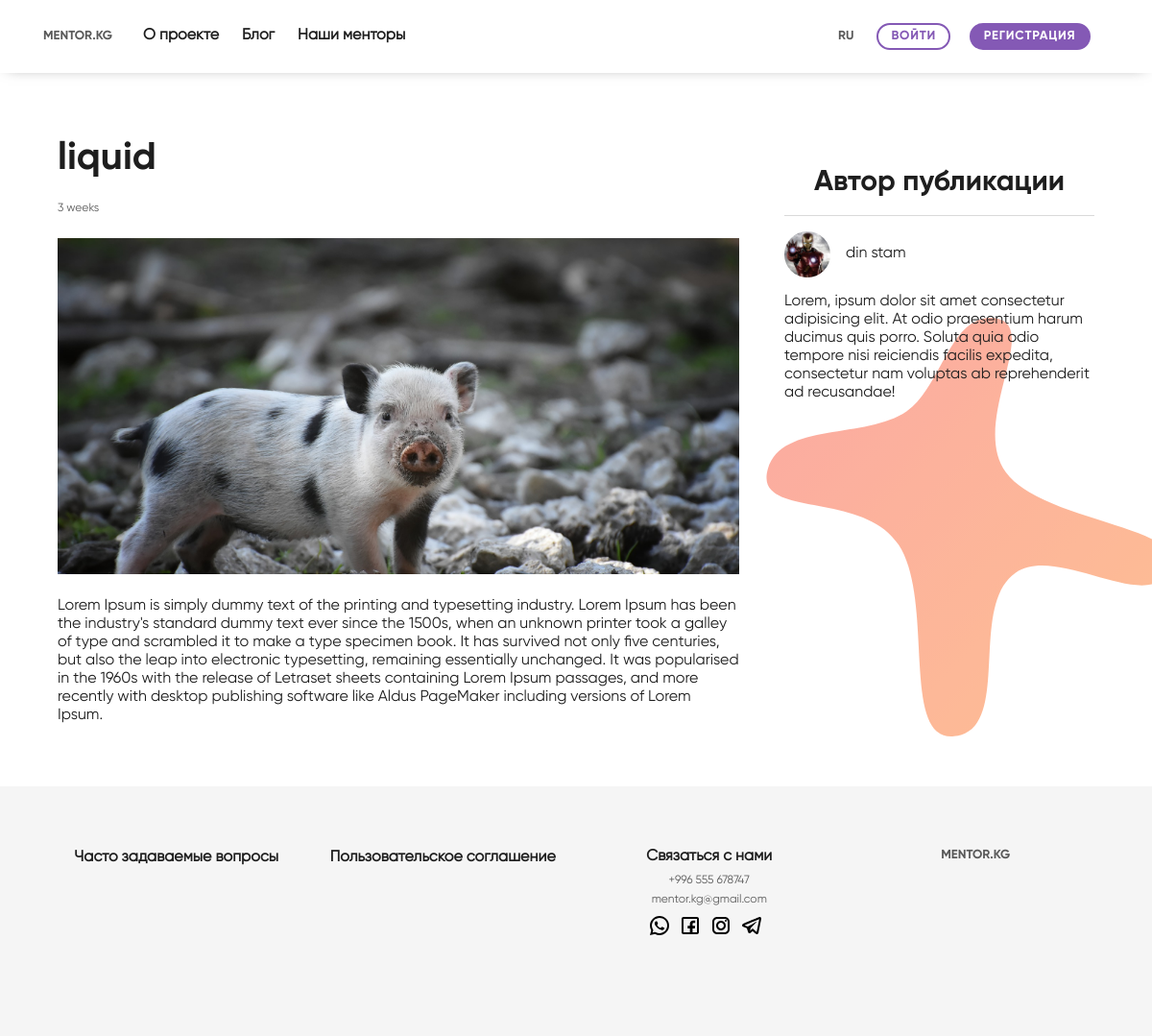
The app's page /blog/2/ with its own data.
### blog/models.py (models this page shows, shortened)
class Blog(models.Model):
    user = models.ForeignKey(User, on_delete=models.CASCADE)
    title = models.CharField(max_length=100)
    content = models.TextField()
    updated = models.DateTimeField(auto_now=True)
    timestamp = models.DateTimeField(auto_now_add=True)

class BlogImage(models.Model):
    image = models.ImageField(null=True, blank=True, upload_to='blog_images')
    blog = models.ForeignKey(Blog, on_delete=models.CASCADE)

### accounts/models.py (models this page shows, shortened)
class User(AbstractUser):
    USER_TYPE_CHOICES = (
        ('Mentor', 'Mentor'),
        ('Student', 'Student'),
    )
    user_type = models.CharField(max_length=20, choices=USER_TYPE_CHOICES)

class UserProfile(models.Model):
    user = models.OneToOneField(User, related_name='profile', on_delete=models.CASCADE)
    image = models.ImageField(default='default.png', upload_to='profile_pics')
    position = models.CharField(max_length=120)
    company = models.CharField(max_length=120)
    biography = models.TextField()
    expectations = models.TextField()
    following = models.ManyToManyField(settings.AUTH_USER_MODEL, blank=True, related_name='followed_by')
    objects = UserProfileManager()

### blog/views.py (the view)
# urls.py: path('<int:pk>/', BlogDetailView.as_view(), name='detail'),
class BlogDetailView(DetailView):
    queryset = Blog.objects.all()

### blog/templates/blog/blog_detail.html (shortened to what this page needs)
{% extends "base.html" %}
{% block content %}
<main class="main">
  <div class="background-blobs">
    <section>
      <div class="container publication">
        <div class="col-sm-12 col-lg-8 col-md-8">
          <div class="publication-card">
            <h4 class="font-title">
              {{ object.title }}
            </h4>
            <p class="font-text-sm">{{ object.timestamp | timesince }}</p>
            <div class="publication-card__img">
              <img src="{{ object.blogimage_set.first.image.url }}" alt="" />
            </div>
            <p class="font-text">
              {{ object.content }}
            </p>
          </div>
        </div>
        <div class="publication-author-card col-sm-12 col-lg-4 col-md-4">
          <div class="publication-author-card__card-header">
            <h4 class="font-title-sm">Автор публикации</h4>
          </div>
          <div class="publication-author-card__card-body">
            <div class="publication-author-card__card-body__author">
              <div class="publication-author-card__card-body__author__avatar">
                  <img src="{{ object.user.profile.image.url }}">
              </div>
              <div class="publication-author-card__card-body__author__name">
                <h5 class="font-text">
                  <a href="{% url 'profiles:account_detail' object.user.username %}"
                    >{{ object.user.first_name }} {{ object.user.last_name }}</a
                  >
                </h5>
              </div>
            </div>
            <p
              class="publication-author-card__card-body__card-body__content font-text"
            >
              Lorem, ipsum dolor sit amet consectetur adipisicing elit. At odio
              praesentium harum ducimus quis porro. Soluta quia odio tempore
              nisi reiciendis facilis expedita, consectetur nam voluptas ab
              reprehenderit ad recusandae!
            </p>
          </div>
        </div>
      </div>
    </section>
  </div>
</main>
{% endblock content %}

### records on screen
Blog: title "liquid", timestamp "3 weeks", blogimage_set.first.image (picture), content "Lorem Ipsum is simply dummy text of the printing and typesetting industry. Lorem Ipsum has been the industry's standard dummy text ever since the 1500s, when an unknown printer took a galley of type and scrambled it to make a type specimen book. It has survived not only five centuries, but also the leap into electronic typesetting, remaining essentially unchanged. It was popularised in the 1960s with the release of Letraset sheets containing Lorem Ipsum passages, and more recently with desktop publishing software like Aldus PageMaker including versions of Lorem Ipsum.", user.profile.image (picture), user.first_name "din", user.last_name "stam"
